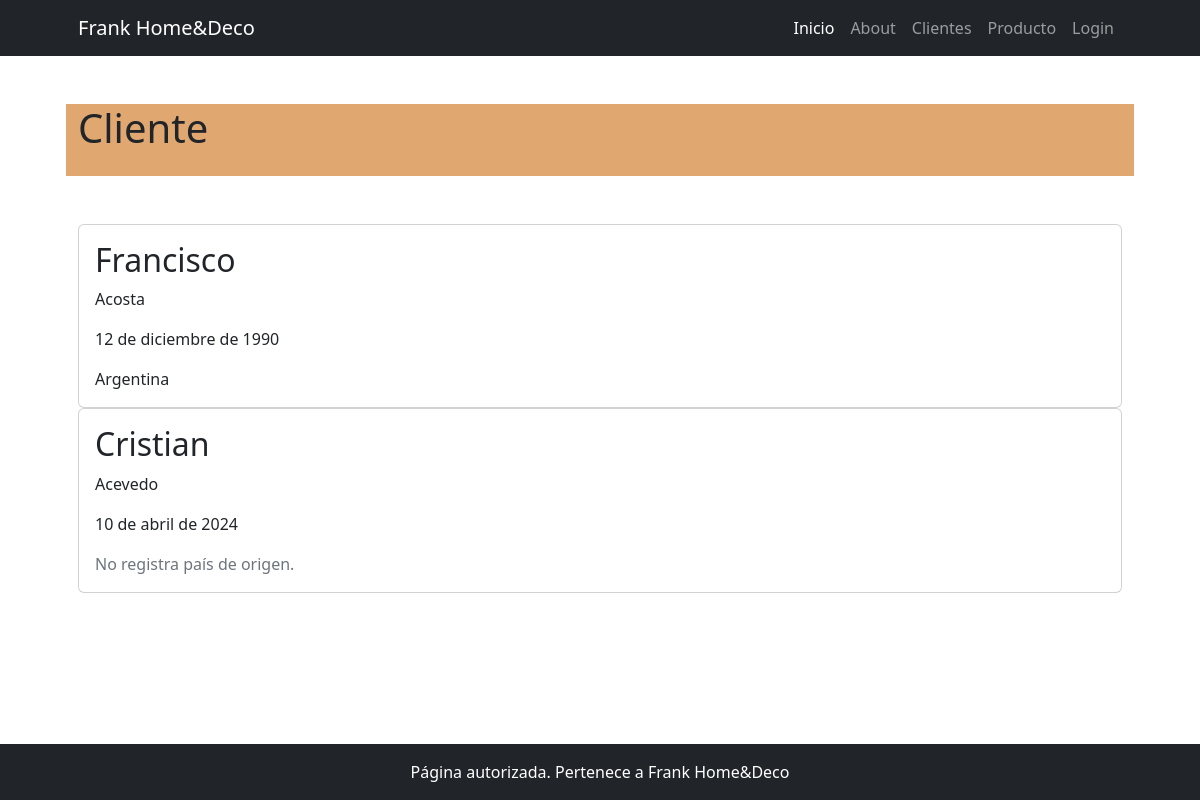
Page /cliente/home/ on the committed database.
### cliente/models.py (models this page shows, shortened)
class Cliente(models.Model):
   nombre = models.CharField(max_length=50)
   apellido = models.CharField(max_length=50)
   nacimiento = models.DateField(null=True)
   pais_origen_id = models.ForeignKey(
       Pais,
       on_delete=models.SET_NULL, # Este parámetro toca la base de datos
       blank=True, # Este parámetro toca la vista html
       null=True, # Este parámetro toca la base de datos
       verbose_name="país de origen" # Este parámetro toca la vista html
    )

class Pais(models.Model):
    nombre = models.CharField(max_length=50, verbose_name="país")
    def __str__(self):
        return self.nombre
    class Meta:
        verbose_name_plural = "países"

### cliente/views.py (the view)
# urls.py: path("home/", views.home),
def home(request):
    consulta_clientes = models.Cliente.objects.all()
    context = {"clientes": consulta_clientes} # clientes es la clave
    return render(request, "cliente/index.html", context)

### cliente/templates/cliente/index.html
{% extends 'core/base.html' %}
{% block titulo %}
    {% include 'core/componentes/titulo1.html' with titulo="Cliente" %}
{% endblock titulo %}
{% block contenido %}
    {% for cliente in clientes %}
        <div class="card">
            <div class="card-body">
                <h2 class="card-title">{{ cliente.nombre }}</h2>
                <p class="card-text">{{ cliente.apellido }}</p>
                <p class="card-text">{{ cliente.nacimiento }}</p>
                {% if cliente.pais_origen_id %}
                    <p class="card-text">{{ cliente.pais_origen_id }}</p>
                {% else %}
                    <p class="card-text text-muted">No registra país de origen.</p>
                {% endif %}
            </div>
        </div>
    {% endfor %}
{% endblock contenido %}

### rows in the picture
Cliente: nombre "Francisco", apellido "Acosta", nacimiento "12 de diciembre de 1990", pais_origen_id "Argentina"
Cliente: nombre "Cristian", apellido "Acevedo", nacimiento "10 de abril de 2024", shows "No registra país de origen."

### other values in the picture
{{ titulo }} "Cliente"
